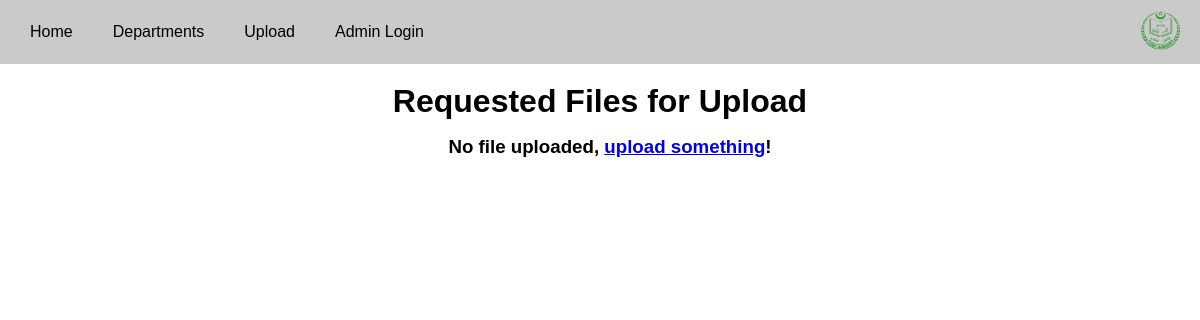
The page /admin/requests on the database as committed earlier.
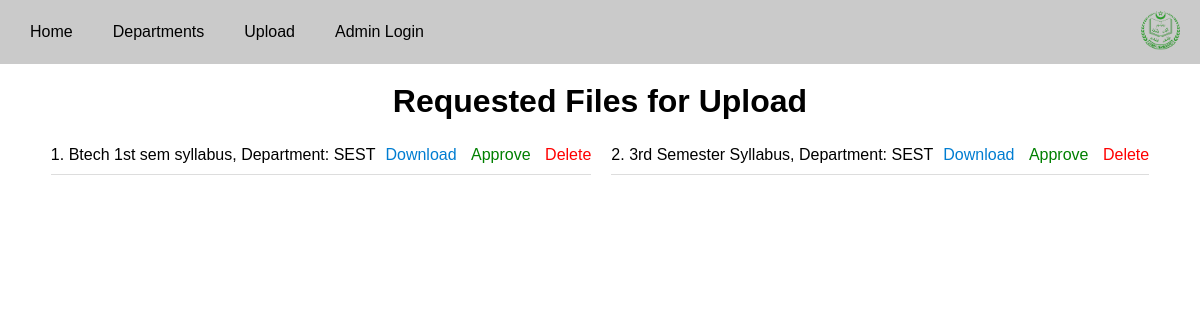
The same page on the database as committed later.
### website/models.py (models this page shows)
class File(db.Model):
    id = db.Column(db.Integer(),primary_key=True)
    file_name = db.Column(db.String(200))
    file_path = db.Column(db.String(50))
    dept = db.Column(db.String(100))
    file_status = db.Column(db.Boolean(), default=False)
    user_id = db.Column(db.Integer(), db.ForeignKey('user.id'))
    user = db.relationship('User', back_populates='files')

### website/views.py (the view)
@login_required
@admin_.route('/requests')
def file_requests():
    files=File.query.all()
    return render_template('request.html', files=files)

### website/templates/request.html (shortened to what this page needs)
{% extends "base.html" %}
{%block content%}
<div class="container">
    <div class="intro-div">
        <h1>Requested Files for Upload</h1>
    </div>
    <br>
    <div class="card-container">
        {% if files %}
            {% for file in files %}
                {% if file.file_status == False %}
                    <div class="file-container">
                        <div class="file-details">
                            <span>{{ file.id }}. {{ file.file_name }}, Department: {{ file.dept }}</span>
                            <div>
                                <a href="{{ url_for('static', filename='uploads/' ~ file.file_path) }}" download class="download-link">Download</a>
                                <a href="{{ url_for('admin_.file_approve', file_id=file.id) }}" class="approve-link">Approve</a>
                                <a href="#" class="delete-link">Delete</a>
                            </div>
                        </div>
                    </div>
                {% endif %}
            {% endfor %}
        {% else %}
            <br>
            <h3>No file uploaded, <a href="/upload">upload something</a>!</h3>
        {% endif %}
</div>
{%endblock%}

### website/templates/base.html (shortened to what this page needs)
<!DOCTYPE html>
<html lang="en">
<head>
    <link rel="stylesheet" href="../static/style.css">
</head>
<body>
    <nav class="navbar">
        <div class="navbar-container">
            <ul class="navbar-links">
                <li><a href="/">Home</a></li>
                <li><a href="/departments">Departments</a></li>
                <li><a href="/upload">Upload</a></li>
                {% if current_user.is_authenticated %}
                <li><a href="{{ url_for('admin_.logout') }}">Logout</a></li>
                <li><a href="{{ url_for('admin_.signup') }}">Add Admin</a></li>
                <li><a href="{{ url_for('admin_.file_requests') }}">Approval Requests</a></li>
                {% else %}
                <li><a href="/admin/login">Admin Login</a></li>
                {% endif %}
            </ul>
            <div class="navbar-logo">
                <img src="../static/logo.png" alt="logo">
            </div>
        </div>
    </nav>
    {%block content%} {%endblock%}
</body>
</html>

### website/static/style.css (style rules this page uses)
* { margin: 0; padding: 0; box-sizing: border-box; }
body { font-family: Arial, sans-serif; }
.navbar { background-color: #cacaca; padding: 10px 20px; }
.navbar-container { display: flex; justify-content: space-between; align-items: center; }
.navbar-links { list-style-type: none; display: flex; gap: 20px; }
.navbar-links li { display: inline; }
.navbar-links a { color: rgb(0, 0, 0); text-decoration: none; padding: 10px; }
.navbar-logo img { height: 40px; }
.intro-div { text-align: center; line-height: 34px; }
.container { padding: 20px; max-width: 1200px; margin: 0 auto; }
.card-container { display: flex; flex-wrap: wrap; gap: 20px; justify-content: center; }
.file-container { margin-bottom: 20px; }
.file-details { display: flex; align-items: center; justify-content: space-between; border-bottom: 1px solid #ddd; padding: 10px 0; }
.approve-link { color: green; text-decoration: none; margin-left: 10px; }
.delete-link { color: red; text-decoration: none; margin-left: 10px; }
.download-link { color: rgb(0, 125, 209); text-decoration: none; margin-left: 10px; }

Rows that differ between the two databases and show on the page:
added File: id "1", file_name "Btech 1st sem syllabus", dept "SEST"
added File: id "2", file_name "3rd Semester Syllabus", dept "SEST"
Other text that changed with them:
text no longer shown: "No file uploaded, upload something !"
